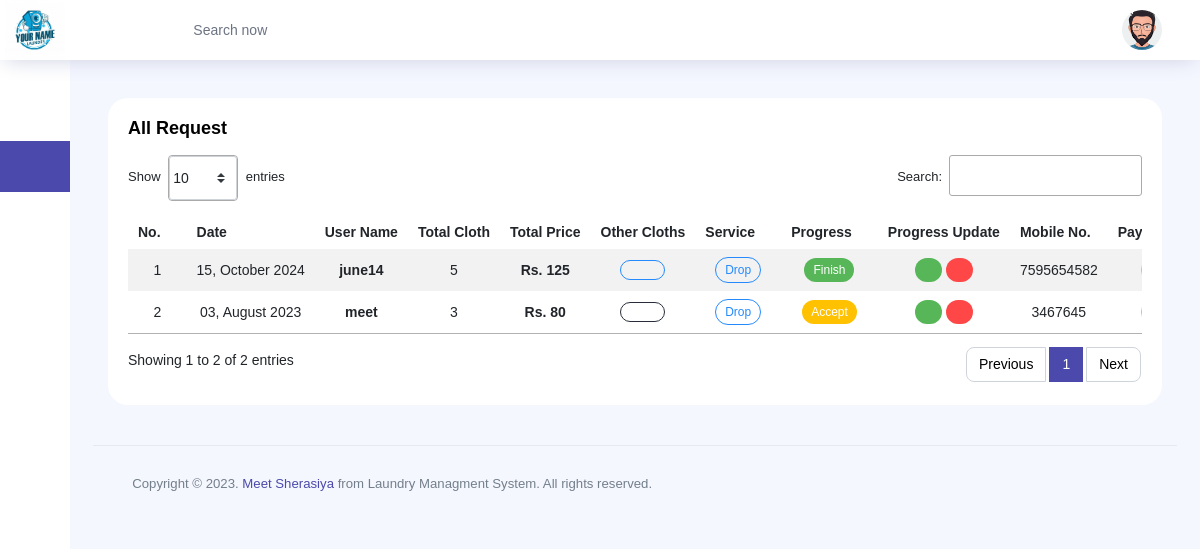
Screenshot of /admin-site/all-req/ (signed in) with the database file from the repository.
### user/models.py (models this page shows, shortened)
class UserReqeuest(models.Model):
    uuid = models.UUIDField(primary_key=True, default=uuid.uuid4, editable=False)
    user = models.ForeignKey(User, on_delete=models.CASCADE)
    pickup_date = models.DateField()
    topwear = models.PositiveIntegerField(default=0)
    bottomwear = models.PositiveIntegerField(default=0)
    woolenwear = models.PositiveIntegerField(default=0)
    otherclothes = models.PositiveIntegerField(default=0)
    SERVICE_CHOICES = [
        ('drop', 'Drop'),
        ('pickup', 'House Pickup'),
    ]
    service_type = models.CharField(max_length=10, choices=SERVICE_CHOICES)
    address = models.TextField(null=True, blank=True)
    contact_person = models.CharField(max_length=20)
    description = models.TextField(null=True, blank=True)
    PROGRESS_CHOICES = [
        ('Pending', 'Pending'),
        ('Accept', 'Accept'),
        ('Inprogress', 'Inprogress'),
        ('Finish', 'Finish'),
        ('Cancle', 'Cancle'),
    ]
    progress = models.CharField(max_length=10, choices=PROGRESS_CHOICES)
    topwearprice = models.PositiveIntegerField(default=0)
    bottomwearprice = models.PositiveIntegerField(default=0)
    woolenwearprice = models.PositiveIntegerField(default=0)
    otherclothesprice = models.PositiveIntegerField(default=0)
    totalprice = models.PositiveIntegerField(default=0)
    PAYMENT_CHOICES = [
        ('Unpaid', 'Unpaid'),
        ('Cash', 'Cash'),
        ('Online', 'Online')
    ]
    payment = models.CharField(max_length=10, choices=PAYMENT_CHOICES)
    created_at = models.DateTimeField(auto_now_add=True)

### laundryadmin/views.py (the view)
# urls.py: path('all-req/', allwork, name="allwork"),
@login_required(login_url='/admin-site/login/')
def allwork(request):
    user = UserReqeuest.objects.all().order_by('-pickup_date')
    context = {
        'page_obj': user,
    }
    return render(request, 'admin/all_work.html', context)

### laundryadmin/context_processors.py (called while the page is built)
def company_logo(request):
    try:
        company = Company.objects.first()
        name = company.comapny_name
        logo = company.logo.url if company.logo else None
        fav_icon = company.fav_icon.url if company.fav_icon else None
    except Company.DoesNotExist:
        name = 'laundry'
        logo = None
        fav_icon = None
    return {'company_logo': logo, 'company_fav_icon': fav_icon, 'company_name': name}

### laundryadmin/templatetags/custom_filters.py (called while the page is built)
@register.filter
def calculate_total_cloths(user):
    return user.topwear + user.bottomwear + user.woolenwear + user.otherclothes

### templates/admin/all_work.html (shortened to what this page needs)
{% extends "admin/adminbase.html" %}
{% load custom_filters %}
{% block bootscript %}
    <link href="https://cdn.jsdelivr.net/npm/bootstrap@5.3.0/dist/css/bootstrap.min.css" rel="stylesheet">
    <link rel="stylesheet" type="text/css" href="https://cdn.datatables.net/1.11.3/css/jquery.dataTables.min.css">
{% endblock bootscript %}
{% block body %}
<div class="content-wrapper">
    <div class="row">
        <div class="col-md-12 grid-margin stretch-card">
            <div class="card">
                <div class="card-body">
                    <p class="card-title mb-0">All Request</p>
                <div class="table-responsive mt-3">
                <table class="table table-striped table-borderless text-center" id="myTable">
                    <thead>
                        <tr>
                            <th>No.</th>
                            <th>Date</th>
                            <th>User Name</th>
                            <th>Total Cloth</th>
                            <th>Total Price</th>
                            <th>Other Cloths</th>
                            <th>Service</th>
                            <th>Progress</th>
                            <th>Progress Update</th>
                            <th>Mobile No.</th>
                            <th>Paymnet Status</th>
                        </tr>
                    </thead>
                <tbody>
                    {% for user in page_obj %}
                    <tr>
                        <td>{{forloop.counter}}</td>
                        <td>{{user.pickup_date|date:"d, F Y"}}</td>
                        <td class="font-weight-bold">{{user.user}}</td>
                        <td>{{user|calculate_total_cloths}}</td>
                        <td class="font-weight-bold">Rs. {{user.totalprice}}</td>
                        <td>
                            <i class="btn {% if user.otherclothes == 0 %}btn-outline-dark{% else %}btn-outline-info{% endif %}">
                                {% if user.otherclothes == 0 %}
                                    <span class="ti-close"></span>
                                {% else %}
                                    <span class="ti-check"></span>
                                {% endif %}
                            </i>
                        </td>
                        <td><div class="badge {% if user.service_type == 'drop' %}badge-outline-info{% else %}badge-outline-danger{% endif %}">{{user.service_type|capfirst}}</div></td>
                        <td class="font-weight-medium"><div class="badge {% if user.progress == 'Pending' %}bg-primary{% elif user.progress == 'Accept' %}bg-warning {% elif user.progress == 'Inprogress' %}bg-dark {% elif user.progress == 'Finish' %}bg-success{% elif user.progress == 'Cancle' %}bg-danger{% endif %}">{{user.progress}}</div></td>
                        <td class="font-weight-medium">
                            <a class="badge badge-success" href="{% url 'update_all_progress' user.uuid %}"><span class="ti-check"></span></a>
                            <a class="badge badge-danger" href="{% url 'cancle_all_progress' user.uuid %}"><span class="ti-close"></span></a></td>
                        <td>{{user.contact_person}}</td>
                        <td><div class="badge {% if user.payment == 'Unpaid' %}badge-outline-warning{% elif user.payment == 'Cash' %}badge-outline-dark{% else %}badge-outline-info{% endif %}">{{user.payment|capfirst}}</div></td>
                    </tr>
                    {% endfor %}
                </tbody>
                </table>
            </div>
        </div>
    </div>
</div>
{% endblock body %}

### templates/admin/adminbase.html (shortened to what this page needs)
{% load static %}
<!DOCTYPE html>
<html lang="en">
<head>
  <link rel="stylesheet" href="{% static 'vendors/feather/feather.css' %}">
  <link rel="stylesheet" href="{% static 'vendors/ti-icons/css/themify-icons.css' %}">
  <link rel="stylesheet" href="{% static 'vendors/css/vendor.bundle.base.css' %}">
  <link rel="stylesheet" href="{% static 'vendors/datatables.net-bs4/dataTables.bootstrap4.css' %}">
  <link rel="stylesheet" href="{% static 'vendors/ti-icons/css/themify-icons.css' %}">
  <link rel="stylesheet" type="text/css" href="{% static 'js/select.dataTables.min.css' %}">
  {% block bootscript %}
  {% endblock bootscript %}
  <link rel="stylesheet" href="{% static 'css/vertical-layout-light/style.css' %}">
</head>
<body class="sidebar-icon-only">
  <div class="container-scroller">
    <nav class="navbar col-lg-12 col-12 p-0 fixed-top d-flex flex-row">
      <div class="text-center navbar-brand-wrapper d-flex align-items-center justify-content-center">
        <a class="navbar-brand brand-logo-mini" href="/admin-site/">{% if company_fav_icon %}<img src="{{company_fav_icon}}" alt="logo" style="width:60px; height:60px;" />{% else %}<img src="{% static 'images/logo-mini.svg' %}" alt="logo"/>{% endif %}</a>
      </div>
      <div class="navbar-menu-wrapper d-flex align-items-center justify-content-end">
        <button class="navbar-toggler navbar-toggler align-self-center" type="button" data-toggle="minimize">
          <span class="icon-menu"></span>
        </button>
        <ul class="navbar-nav mr-lg-2">
          <li class="nav-item nav-search d-none d-lg-block">
            <div class="input-group">
              <div class="input-group-prepend hover-cursor" id="navbar-search-icon">
                <span class="input-group-text" id="search">
                  <i class="icon-search"></i>
                </span>
              </div>
              <input type="text" class="form-control" id="navbar-search-input" placeholder="Search now" aria-label="search" aria-describedby="search">
            </div>
          </li>
        </ul>
        <ul class="navbar-nav navbar-nav-right">
          <li class="nav-item nav-profile dropdown">
            <a class="nav-link dropdown-toggle" href="#" data-toggle="dropdown" id="profileDropdown">
              <img src="{% static 'images/faces/profile1.png' %}" alt="profile"/>
            </a>
          </li>
        </ul>
      </div>
    </nav>
    <div class="container-fluid page-body-wrapper">
      <nav class="sidebar sidebar-offcanvas" id="sidebar">
        <ul class="nav">
          <li class="nav-item {% if request.path == '/admin-site/' %}active{% endif %}">
            <a class="nav-link" href="/admin-site/">
              <i class="icon-grid menu-icon"></i>
            </a>
          </li>
          <li class="nav-item {% if request.path == '/admin-site/today-req/' or request.path == '/admin-site/all-req/' %}active{% endif %}">
            <a class="nav-link" data-toggle="collapse" href="#ui-basic" aria-expanded="false" aria-controls="ui-basic">
              <i class="ti-briefcase menu-icon"></i>
            </a>
          </li>
          <li class="nav-item {% if request.path == '/admin-site/today-pickup-req/' %}active{% endif %}">
            <a class="nav-link" href="/admin-site/today-pickup-req/">
              <i class="ti-shopping-cart menu-icon"></i>
            </a>
          </li>
          <li class="nav-item {% if request.path == '/admin-site/gen-setting/' %}active{% endif %}">
            <a class="nav-link" href="/admin-site/gen-setting/">
              <i class="ti-settings menu-icon"></i>
            </a>
          </li>
        </ul>
      </nav>
      <div class="main-panel">
        {% block body %}{% endblock body %}
        <footer class="footer">
          <div class="d-sm-flex justify-content-center justify-content-sm-between">
            <span class="text-muted text-center text-sm-left d-block d-sm-inline-block">Copyright © 2023. <a href="www.meetsherasiya.me" target="_blank">Meet Sherasiya</a> from Laundry Managment System. All rights reserved.</span>
          </div>
        </footer>
      </div>
    </div>
  </div>
</body>
</html>

### rows the page displays
UserReqeuest: pickup_date "15, October 2024", user "june14", topwear+bottomwear+woolenwear "5", totalprice "125", service_type "Drop", progress "Finish", contact_person "7595654582"
UserReqeuest: pickup_date "03, August 2023", user "meet", topwear+bottomwear+woolenwear "3", totalprice "80", service_type "Drop", progress "Accept", contact_person "3467645"
